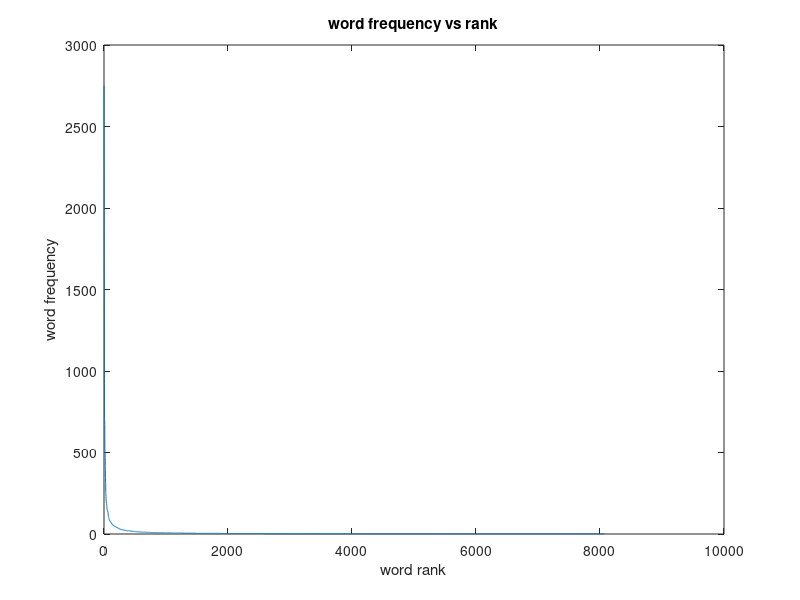
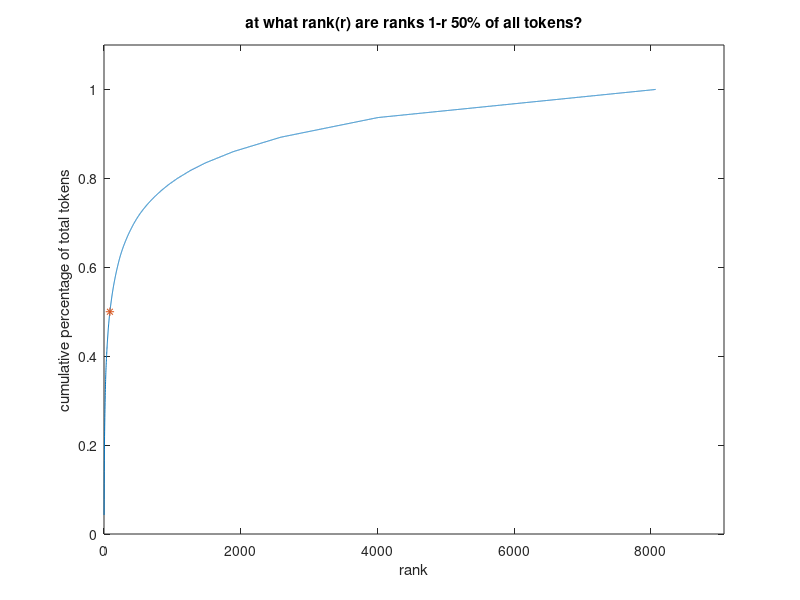

These figures' MATLAB source, in order:
format short

[freq text] = textread('jane_freq.txt', '%u %s' );
num = size(freq,1)
freq;
strings = (1:1:num)';

figure
plot(strings, freq);
xlabel('word rank');
ylabel('word frequency');
title('word frequency vs rank');

figure

total = cumsum(freq);
maximum = total(num,1);
plot(strings, (cumsum(freq)/maximum))
hold on

% find half max value
h = findobj(gca,'Type','line');
y=round(get(h,'Ydata')*100)/100;
y(1:1:3000);
half_max = find(y==0.5000); % at what value of X is Y = half mmaximal?
avg_half_max = mean(half_max)
half_max_overall = avg_half_max / num
plot(avg_half_max,0.5,'*')
axis([0 num+1000 0 1.1])
xlabel('rank')
ylabel('cumulative percentage of total tokens')
title('at what rank(r) are ranks 1-r 50% of all tokens?')